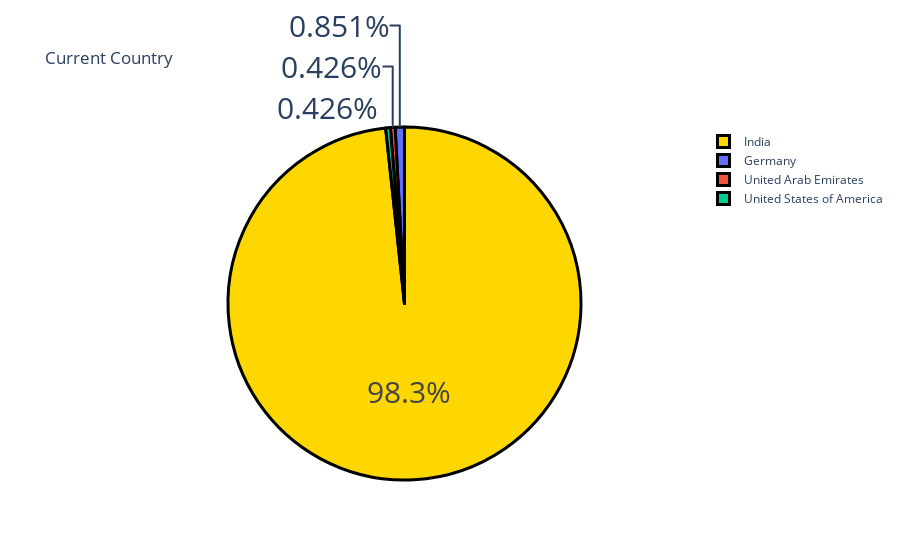

The notebook cell saved with this chart:
### Code cell
country = data['Your Current Country.'].value_counts()
label = country.index
values = country.values
fig = go.Figure(data=[go.Pie(labels=label, values=values)])
fig.update_layout(title_text='Current Country')
colors = ['gold', 'light green']
fig.update_traces(hoverinfo='label+value', textinfo='percent', textfont_size=30,
                  marker=dict(colors=colors, line=dict(color='black', width=3)))
fig.show()

### Figure 1 — Plotly figure (JSON) as saved in the notebook; plotly's stock layout.template omitted (floating-point values rounded to 4 significant figures)
{"data": [{"hoverinfo": "label+value", "labels": ["India", "Germany", "United Arab Emirates", "United States of America"], "marker": {"colors": ["gold", "light green"], "line": {"color": "black", "width": 3}}, "textfont": {"size": 30}, "textinfo": "percent", "type": "pie", "values": [231, 2, 1, 1]}], "layout": {"title": {"text": "Current Country"}}}
